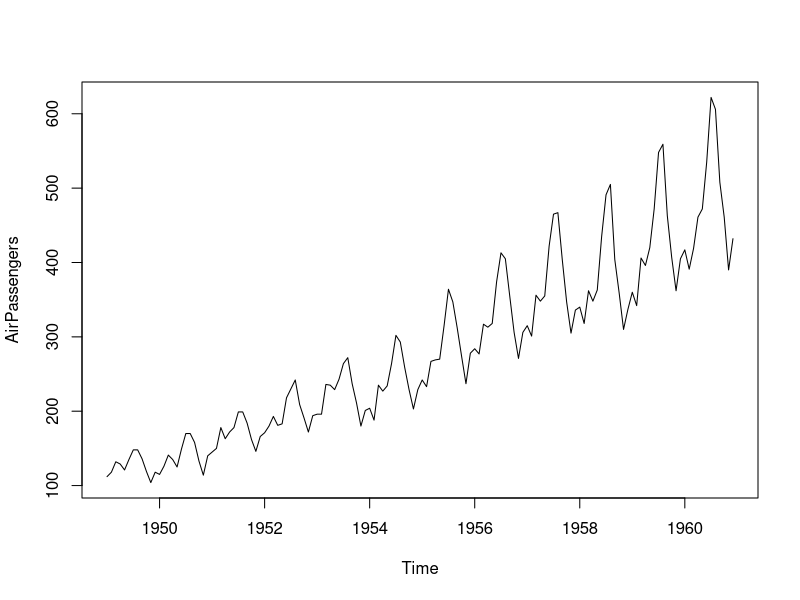
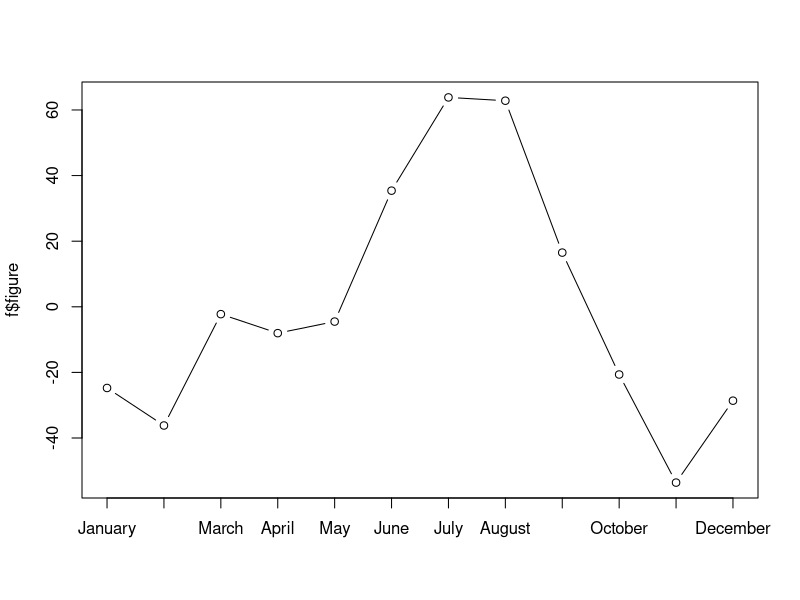
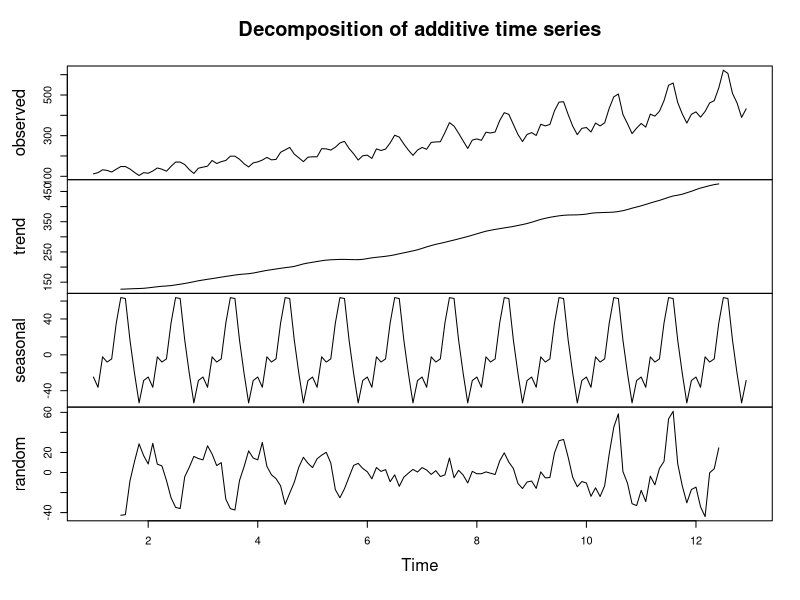

Write R code to recreate these figures, in order. (Note: this script raises an error after producing the figures.)
rm(list = ls())
library(timeSeries)
library(forecast)


a <- ts(1:30, frequency=12, start=c(2011,3))
print(a)
str(a)
attributes(a)

plot(AirPassengers)

# decompose time series 
apts <- ts(AirPassengers, frequency=12)
f <- decompose(apts)

# seasonal figures
f$figure
plot(f$figure, type="b", xaxt="n", xlab="")

# get names of 12 months in English words
monthNames <- months(ISOdate(2011,1:12,1))

# label x-axis with month names 
# las is set to 2 for vertical label orientation
axis(1, at=1:12, labels=monthNames, las=1) 

plot(f)


####### FITTING ARIMA TO DATA #################
######## Adjusted for Seasonality ############
apts_sdj <- seasadj(stl(AirPassengers), s.window="periodic")
plot(apts_sdj)
acf(apts_sdj)
pacf(apts_sdj)
fit <- arima(AirPassengers, order=c(2,0,0))
accuracy(fit)
fore <- predict(fit, n.ahead=24)
# error bounds at 95% confidence level
U <- fore$pred + 2*fore$se
L <- fore$pred - 2*fore$se
ts.plot(AirPassengers, fore$pred, U, L, col=c(1,2,4,4), lty = c(1,1,2,2))
legend("topleft", c("Actual", "Forecast", "Error Bounds (95% Confidence)"),
       col=c(1,2,4), lty=c(1,1,2))

############# With seasonality ###########################
acf(apts)
pacf(apts)
fit <- arima(AirPassengers, order=c(2,0,0), list(order=c(2,1,0), period=12))
accuracy(fit)
fore <- predict(fit, n.ahead=24)
# error bounds at 95% confidence level
U <- fore$pred + 2*fore$se
L <- fore$pred - 2*fore$se
ts.plot(AirPassengers, fore$pred, U, L, col=c(1,2,4,4), lty = c(1,1,2,2))
legend("topleft", c("Actual", "Forecast", "Error Bounds (95% Confidence)"),
       col=c(1,2,4), lty=c(1,1,2))



######## AUTO FIT ARIMA ##########################
library(forecast)
fit1 <- ts(AirPassengers)

# Automated forecasting using an ARIMA model
fit1 <- auto.arima(AirPassengers)
accuracy(fit1)
fore <- predict(fit1, n.ahead=24)
# error bounds at 95% confidence level
U <- fore$pred + 2*fore$se
L <- fore$pred - 2*fore$se
ts.plot(AirPassengers, fore$pred, U, L, col=c(1,2,4,4), lty = c(1,1,2,2))
legend("topleft", c("Actual", "Forecast", "Error Bounds (95% Confidence)"),
       col=c(1,2,4), lty=c(1,1,2))




# simple exponential - models level
fit <- HoltWinters(apts, beta=FALSE, gamma=FALSE)
# double exponential - models level and trend
fit <- HoltWinters(apts, gamma=FALSE)
# triple exponential - models level, trend, and seasonal components
fit <- HoltWinters(apts)

# predictive accuracy
# predict next three future values
library(forecast)
f=forecast(fit, 3)
accuracy(f)
plot(forecast(fit, 3))
